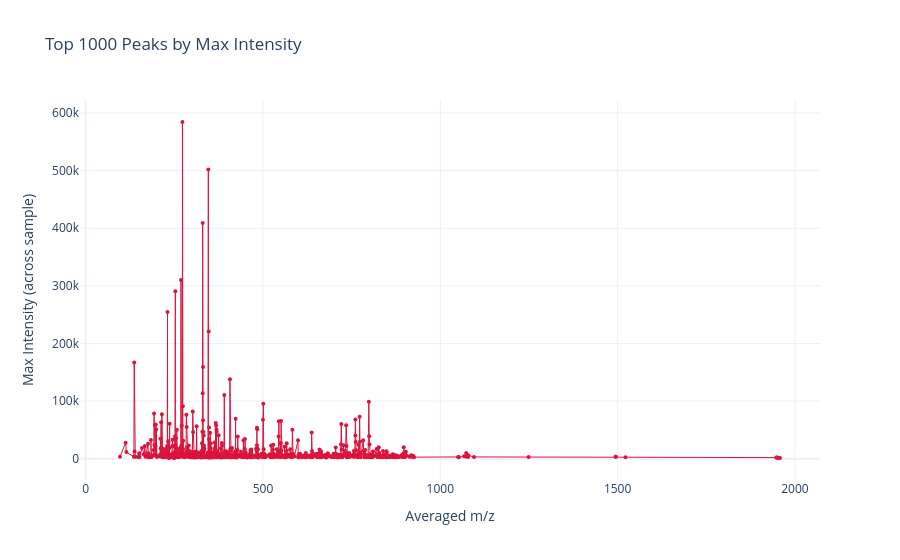

Here is the notebook cell this chart was saved with:
### Code cell
plot_top_peaks_by_max_intensity(adata)

### Figure 1 — Plotly figure (JSON) as saved in the notebook; plotly's stock layout.template omitted (floating-point values rounded to 4 significant figures; data arrays with more than 128 entries replaced by an {"elided": "..."} marker saying what was removed)
{"data": [{"hovertemplate": "Avg m/z: %{x:.4f}<br>Max Intensity: %{y:.2f}", "line": {"width": 1}, "marker": {"color": "crimson", "size": 4}, "mode": "lines+markers", "name": "Max Intensity", "type": "scatter", "x": {"elided": "852 float values"}, "y": {"elided": "852 int values"}}], "layout": {"dragmode": "zoom", "hovermode": "closest", "title": {"text": "Top 1000 Peaks by Max Intensity"}, "xaxis": {"title": {"text": "Averaged m/z"}}, "yaxis": {"title": {"text": "Max Intensity (across sample)"}}}}
